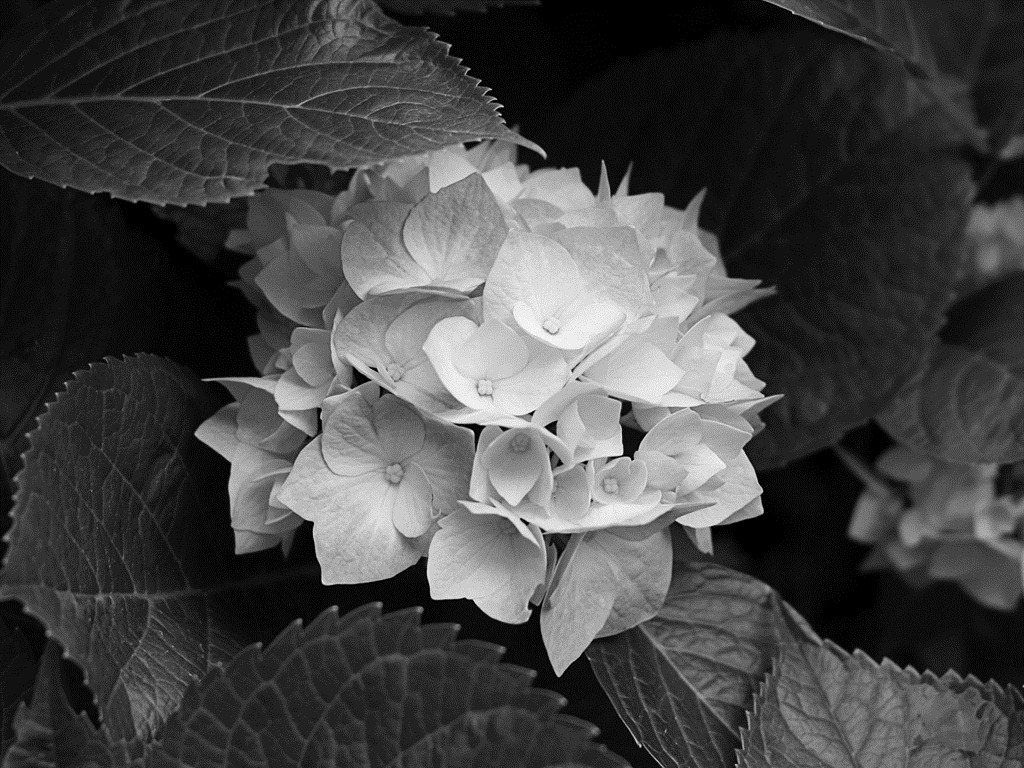
//> input picture Laplace Transformation/test.jpg, 1024 x 768 px
$ ./main   (built with g++ and OpenCV 4)
//> lines starting //> are read from the running program, lines starting //| are printed output that depends on the picture
#include <iostream>
#include <opencv2\core\core.hpp>
#include <opencv2\highgui\highgui.hpp>
#include <stdio.h>
using namespace cv;

int main(){
	Mat src = imread("test.jpg",0);
//> src is the input picture: 768 rows x 1024 cols, CV_8UC1; min 0, max 255, mean 69.4
	int cols = src.cols;
//> cols = 1024
	int rows = src.rows;
//> rows = 768
	int n = cols*rows;
//> n = 786432
	uchar * src_pic = new uchar[n];
	int * lap_pic = new int[n];
	uchar * scale_pic = new uchar[n];
	int * res_pic = new int[n];
	int dets[9] = { -cols - 1, -cols, -cols + 1, -1, 0, +1, +cols - 1, +cols, +1 };
	int masks[9] = { -1, -1, -1, -1, 8, -1, -1, -1, -1 };
	for (int i = 0; i < rows; i++){
		for (int j = 0; j < cols; j++){
			src_pic[i*cols + j] = src.ptr<uchar>(i)[j];
		}
	}
	// laplace 掩模计算
	int min = 2500,max = -2500;
	for (int i = 0; i < n; i++){
			lap_pic[i] = 0;
			for (int k = 0; k < 9; k++){
				int g = i + dets[k];
				if (g >= 0 && g <= n){
					 lap_pic[i] += masks[k] * src_pic[g];
				}
			}
			max = lap_pic[i] > max ? lap_pic[i] : max;
			min = lap_pic[i] < min ? lap_pic[i] : min;
	}
//> after the loop, max = 950; min = -722
	// 对laplace变换进行标定
	for (int i = 0; i < n; i++){
		scale_pic[i] = (uchar)(255 * (lap_pic[i] - min) / (max - min));
	}
	Mat mat;
	mat.create(src.size(), src.type());
	for (int i = 0; i<rows; i++)
	{
		uchar * p = mat.ptr<uchar>(i);
		for (int j = 0; j < cols; j++)
		{
			int l = i*cols + j;
			p[j] = scale_pic[l];
		}
	}
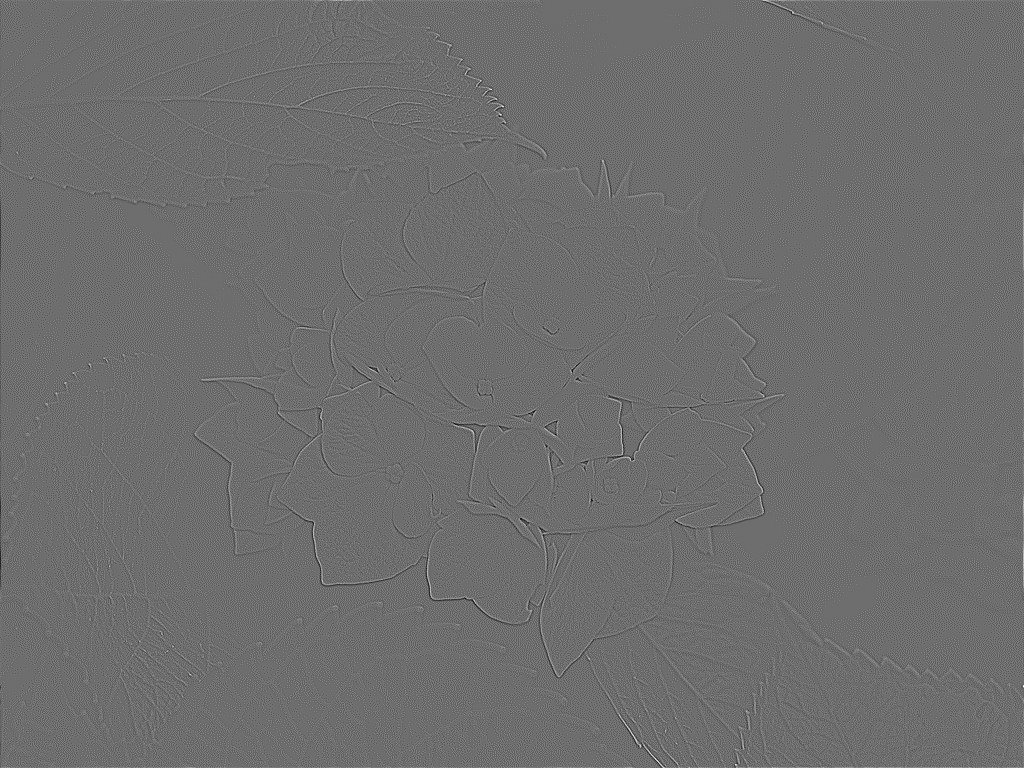
//> mat: 768 rows x 1024 cols, CV_8UC1; min 0, max 255, mean 109.7
	// 将 laplace 掩模加载到新的图像上
	for (int i = 0; i < n; i++){
		res_pic[i] = src_pic[i] - lap_pic[i];
		if (res_pic[i]<0)
		{
			res_pic[i] = 0;
		}
		else if (res_pic[i]>255)
		{
			res_pic[i] = 255;
		}
	}
	Mat res;
	res.create(src.size(), src.type());
	for (int i = 0; i<rows; i++)
	{
		uchar * p = res.ptr<uchar>(i);
		for (int j = 0; j<cols;j++)
		{
			int l = i*cols + j;
			p[j] = res_pic[l];
		}
	}
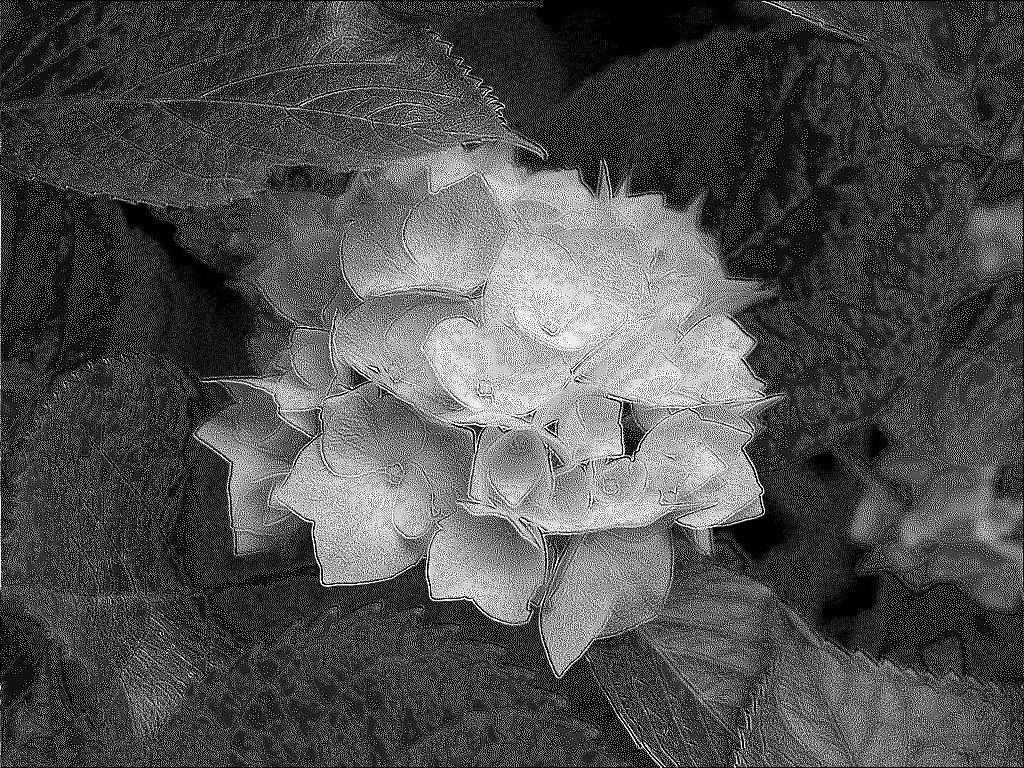
//> res: 768 rows x 1024 cols, CV_8UC1; min 0, max 255, mean 77.9
	imshow("src", src);
	imshow("Laplace", mat);
	imshow("res", res);
	waitKey();
}
